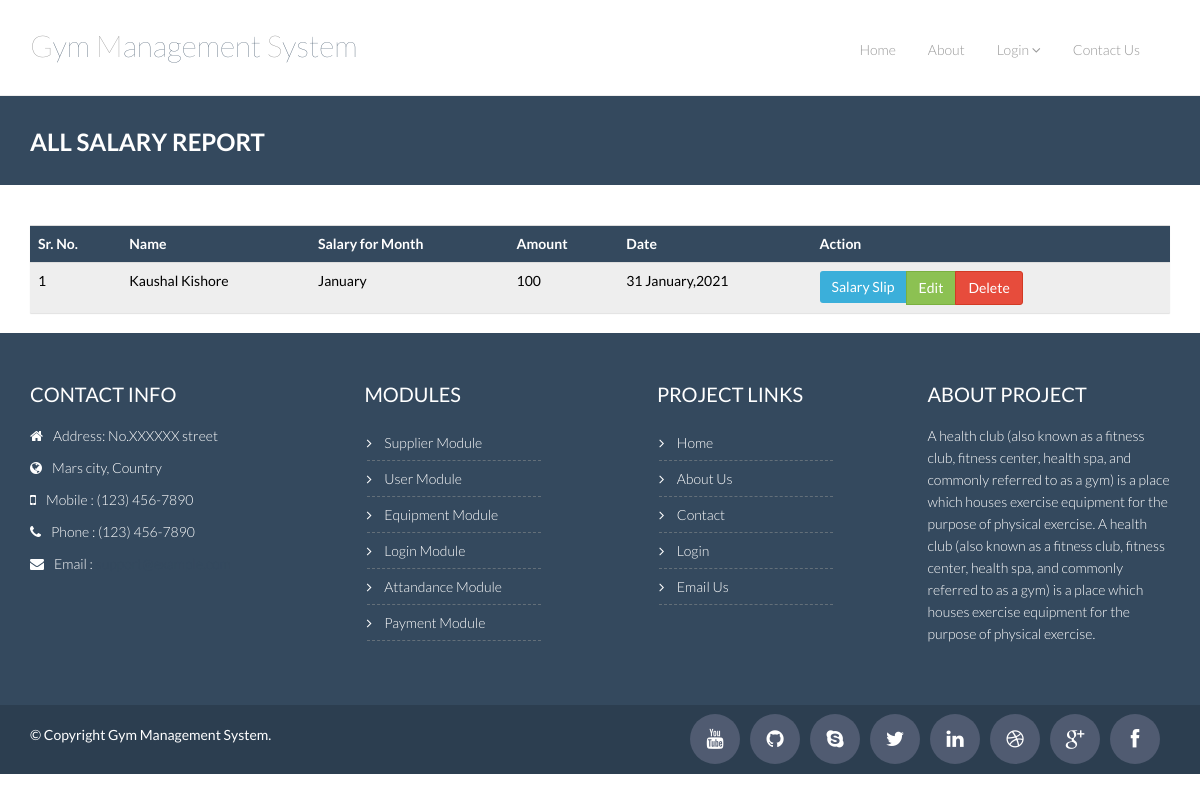
The app's page /gym_management_system/report-salary.php with its own data.
### tables this page shows
CREATE TABLE `salary` (
  `salary_id` int(11) NOT NULL,
  `salary_user_id` varchar(255) NOT NULL,
  `salary_for_month` varchar(255) NOT NULL,
  `salary_date` varchar(255) NOT NULL,
  `salary_amount` varchar(255) NOT NULL,
  `salary_description` varchar(255) NOT NULL,
  `salary_image` varchar(255) NOT NULL
);

CREATE TABLE `user` (
  `user_id` int(11) NOT NULL,
  `user_level_id` varchar(255) DEFAULT NULL,
  `user_username` varchar(255) DEFAULT NULL,
  `user_password` varchar(255) DEFAULT NULL,
  `user_name` varchar(255) NOT NULL,
  `user_add1` varchar(255) NOT NULL,
  `user_add2` varchar(255) NOT NULL,
  `user_city` varchar(255) NOT NULL,
  `user_state` varchar(255) NOT NULL,
  `user_country` varchar(255) NOT NULL,
  `user_email` varchar(255) NOT NULL,
  `user_mobile` varchar(255) NOT NULL,
  `user_gender` varchar(255) NOT NULL,
  `user_dob` varchar(255) NOT NULL,
  `user_image` varchar(255) NOT NULL
);

CREATE TABLE `month` (
  `month_id` int(11) NOT NULL,
  `month_name` varchar(100) NOT NULL
);

### gym_management_system/includes/functions.php (called while the page is built, shortened)
<?php
$SERVER_PATH = "http://127.0.0.1/gym_management_system/";
?>

### gym_management_system/report-salary.php (the view, shortened to what this page needs)
<?php
	include_once("includes/header.php");
	include_once("includes/db_connect.php");
	$SQL="SELECT * FROM `salary`,`user`,`month` WHERE salary_for_month = month_id AND salary_user_id = user_id";
	$rs=mysqli_query($con,$SQL) or die(mysqli_error());
?>
    <div class="breadcrumbs">
      <div class="container">
        <div class="row">
          <div class="col-lg-4 col-sm-4">
            <h1>
              All Salary Report
            </h1>
          </div>
        </div>
      </div>
    </div>
 <div class="container">
		<div class="row">
		  <div class="col-lg-12">
			<form name="frm" action="lib/salary.php" method="post">
			  <section class="panel">
				  <table class="table table-striped table-advance table-hover" style="color:#000000">
				   <tbody>
					  <tr class="bg-primary">
						<th style="background-color:#34495e; color:#FFFFFF;">Sr. No.</th>
						<th style="background-color:#34495e; color:#FFFFFF;">Name</th>
						<th style="background-color:#34495e; color:#FFFFFF;">Salary for Month</th>
						<th style="background-color:#34495e; color:#FFFFFF;">Amount</th>
						<th style="background-color:#34495e; color:#FFFFFF;">Date</th>
						<th style="background-color:#34495e; color:#FFFFFF;"><i class="icon_cogs"></i> Action</th>
					  </tr>
					  <?php
						$sr_no=1;
						while($data = mysqli_fetch_assoc($rs))
						{
					  ?>
					  <tr>
						<td><?=$sr_no++?></td>
						<td><?=$data[user_name]?></td>
						<td><?=$data[month_name]?></td>
						<td><?=$data[salary_amount]?></td>
						<td><?=$data[salary_date]?></td>
						 <td>
						  <div class="btn-group">
						     <a href="<?=$SERVER_PATH.'uploads/'.$data[salary_image]?>" target="_blank" class="btn btn-primary">Salary Slip</a>
							 <a href="salary.php?salary_id=<?php echo $data[salary_id] ?>" class="btn btn-success">Edit</a>
                             <a class="delete-dialog btn btn-danger" data-id="<?php echo $data[salary_id] ?>" data-toggle="modal" href="#myModal-2">Delete</a>
						  </div>
						  </td>
					  </tr>
					  <?php } ?>
				   </tbody>
				</table>
			  </section>
			 </form>
		  </div>
	  </div>
	</div>
		<?php include_once("includes/footer.php"); ?>
  </body>
</html>

### gym_management_system/css/theme.css (style rules this page uses)
body { padding-top: 70px; padding-bottom: 30px; }

### gym_management_system/css/component.css (style rules this page uses)
body { position: relative; }

### gym_management_system/css/style.css (style rules this page uses)
body { color: #797979; font-family: 'Lato', sans-serif; padding: 0px !important; margin: 0px !important; font-size: 14px; }
a, a:hover, a:focus { text-decoration: none; outline: none; }
h1, h2, h3, h4, h5, h6 { font-family: 'Lato', sans-serif; }
a { color: #444e67 }
.breadcrumbs { background: #34495e; color: #fff; padding: 30px 0; margin-bottom: 40px; }
.breadcrumbs h1 { font-size: 24px; font-weight: 600; margin: 3px 0 0; text-transform: uppercase; }
.panel { z-index: 100; box-shadow: 0 1px 1px rgba(0,0,0,0.12); border-radius: 1px; -moz-border-radius: 1px; -webkit-border-radius: 1px; }
.btn { border-radius: 4px; -webkit-border-radius: 4px; -moz-border-radius: 4px; }
.btn { font-weight: 500; -webkit-border-radius: 3px; -moz-border-radius: 3px; border-radius: 3px; border: 1px solid transparent; }
.btn.btn-primary { background-color: #3bafda; border: none; -webkit-transition: all .3s ease; -moz-transition: all .3s ease; -ms-transition: all .3s ease; -o-transition: all .3s ease; transition: all .3s ease; }
.btn.btn-success { background-color: #8cc152; border: none; -webkit-transition: all .3s ease; -moz-transition: all .3s ease; -ms-transition: all .3s ease; -o-transition: all .3s ease; transition: all .3s ease; }
.btn.btn-danger { background-color: #E74c3c; border: none; -webkit-transition: all .3s ease; -moz-transition: all .3s ease; -ms-transition: all .3s ease; -o-transition: all .3s ease; transition: all .3s ease; }
.btn-group .btn.btn-success { border: 1px solid #7ab03f }
.btn-group .btn.btn-danger { border: 1px solid #d13a24 }

### records on screen
salary: user.user_name "Kaushal Kishore", month.month_name "January", salary_amount "100", salary_date "31 January,2021"
